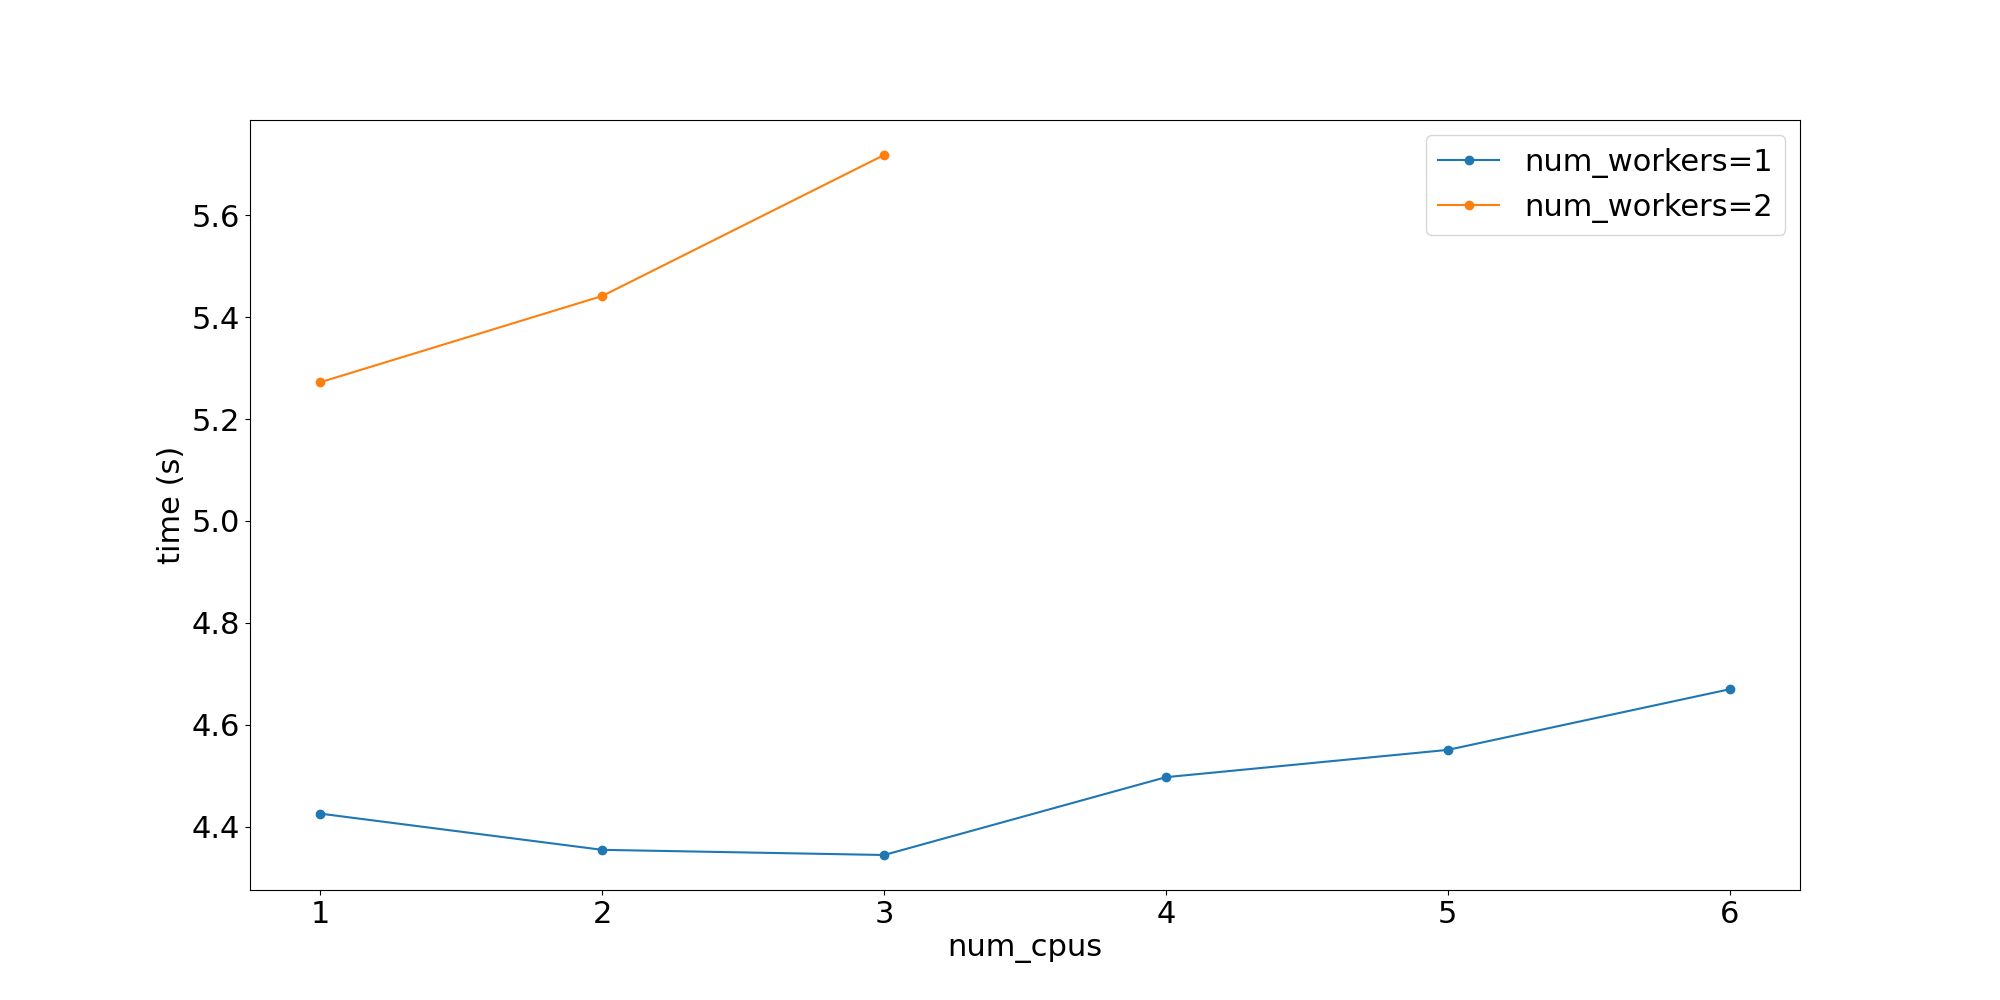

This chart was generated by the following Python code:
import ray
import pandas as pd
import matplotlib.pyplot as plt

#from ray.air.config import ScalingConfig
from ray.train import ScalingConfig
from ray.train.xgboost import XGBoostTrainer


# Create a preprocessor to scale some columns.
from ray.data.preprocessors import StandardScaler

def train_xgboost_model(num_workers, num_cpus, train_dataset, valid_dataset):
    trainer = XGBoostTrainer(
        scaling_config=ScalingConfig(
            # Number of workers to use for data parallelism.
            num_workers=num_workers,
            resources_per_worker={'CPU': num_cpus},
            # Whether to use GPU acceleration.
            use_gpu=False
    ),
    label_column="target",
    num_boost_round=500,#100,#40,#20,
    params={
        # XGBoost specific params
        "objective": "binary:logistic",
        # "tree_method": "gpu_hist",  # uncomment this to use GPUs.
        "eval_metric": ["logloss", "error"],
    },
    datasets={"train": train_dataset, "valid": valid_dataset},
    )
    result = trainer.fit()
    return result

def run_experiment(dataset):#train_dataset, valid_dataset):
    trial_results = []

    num_workers=1
    for num_cpus in [1,2,3,4,5,6]:
        train_dataset_transformed, valid_dataset_transformed = prep_dataset(dataset, partitions=1)
        result = train_xgboost_model(num_workers=num_workers, num_cpus=num_cpus, 
                                    train_dataset=train_dataset_transformed, 
                                    valid_dataset=valid_dataset_transformed)
        result_dict = result.metrics
        result_dict['num_workers'] = num_workers
        result_dict['num_cpus'] = num_cpus
        trial_results.append(result_dict)
        
    num_workers=2
    for num_cpus in [1,2,3]:
        train_dataset_transformed, valid_dataset_transformed = prep_dataset(dataset, partitions=2)
        result = train_xgboost_model(num_workers=num_workers, num_cpus=num_cpus, 
                                    train_dataset=train_dataset_transformed, 
                                    valid_dataset=valid_dataset_transformed)
        result_dict = result.metrics
        result_dict['num_workers'] = num_workers
        result_dict['num_cpus'] = num_cpus
        trial_results.append(result_dict)

    return pd.DataFrame(trial_results) 

def prep_dataset(dataset, partitions):
    # Split data into train and validation.
    train_dataset, valid_dataset = dataset.repartition(partitions).train_test_split(test_size=0.3)

    # Create a test dataset by dropping the target column.
    test_dataset = valid_dataset.drop_columns(cols=["target"])
    
    preprocessor = StandardScaler(columns=["mean radius", "mean texture"])
    train_dataset_transformed = preprocessor.fit_transform(train_dataset)
    valid_dataset_transformed = preprocessor.transform(valid_dataset)
    
    return train_dataset_transformed, valid_dataset_transformed
    

def main():
    ray.init()
    # Load data from standard s3 example bucket
    # Repartition the data into 6 partitions to enable parallelization
    dataset = ray.data.read_csv("s3://anonymous@air-example-data/breast_cancer.csv")#.repartition(3)

    # # Split data into train and validation.
    # train_dataset, valid_dataset = dataset.train_test_split(test_size=0.3)

    # # Create a test dataset by dropping the target column.
    # test_dataset = valid_dataset.drop_columns(cols=["target"])
    
    # preprocessor = StandardScaler(columns=["mean radius", "mean texture"])
    # train_dataset_transformed = preprocessor.fit_transform(train_dataset)
    # valid_dataset_transformed = preprocessor.transform(valid_dataset)
      
    trial_results = run_experiment(dataset=dataset)#,train_dataset=train_dataset_transformed, valid_dataset=valid_dataset_transformed)
    
    print(trial_results)
    
    plt.rcParams.update({'font.size': 22})

    plt.figure(figsize=(20,10))
    pd.DataFrame(trial_results)[['num_workers','num_cpus', 'time_total_s']].\
    set_index('num_cpus').\
    groupby('num_workers')['time_total_s'].plot(
        legend=True, marker='o',
    )
    plt.ylabel('time (s)')
    plt.legend(['num_workers=1', 'num_workers=2'])
    plt.savefig("xgboost_scaling.png")

    
if __name__ == "__main__":
    main()